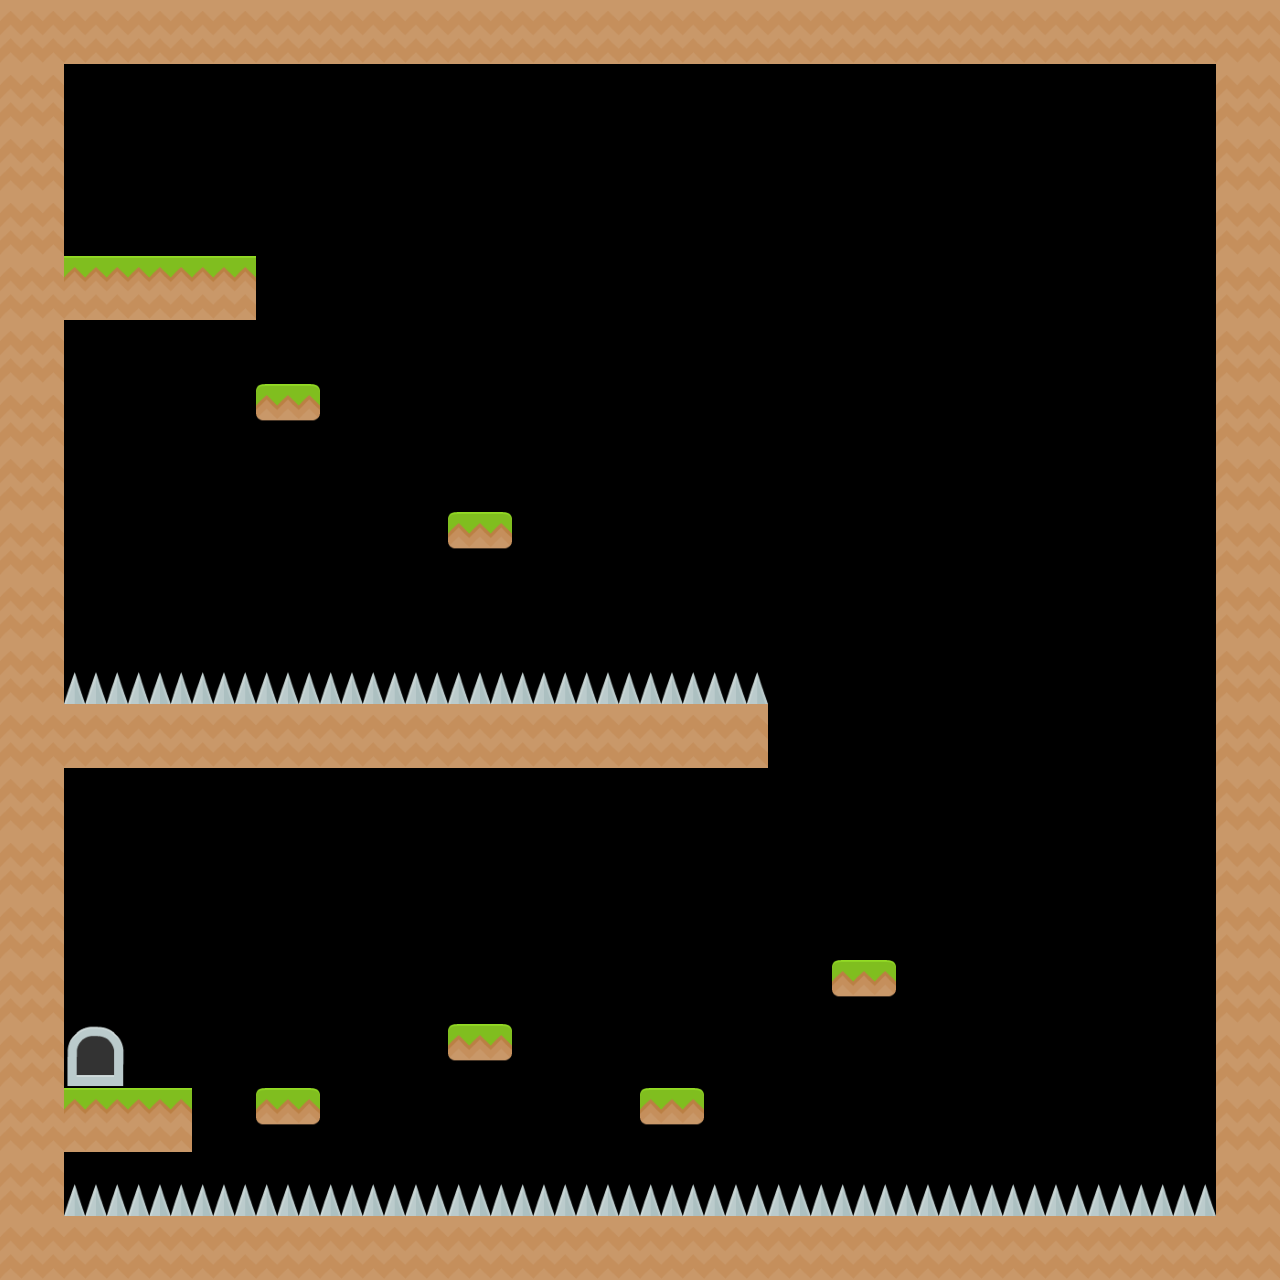

This game map was drawn from its Tiled (.tmx) file and the tilesets committed beside it. A one-line description and the full map source follow:
An orthogonal 20x20 tile map with 64x64 px tiles, 2 tile layers (Setup, Usefull) and 2 objects (Player_spawn, Border).

<map version="1.9" tiledversion="1.9.2" orientation="orthogonal" renderorder="right-down" width="20" height="20" tilewidth="64" tileheight="64" infinite="0" nextlayerid="4" nextobjectid="3">
 <tileset firstgid="1" source="platformer_tile_set..tsx" />
 <layer id="1" name="Setup" width="20" height="20">
  <data encoding="csv">
0,4,6,1,9,10,7,8,11,0,0,0,0,0,0,0,0,0,0,0,
0,0,0,0,0,0,0,0,0,0,0,0,0,0,0,0,0,0,0,0,
0,0,0,0,0,0,0,0,0,0,0,0,0,0,0,0,0,0,0,0,
0,0,0,0,0,0,0,0,0,0,0,0,0,0,0,0,0,0,0,0,
0,0,0,0,0,0,0,0,0,0,0,0,0,0,0,0,0,0,0,0,
0,0,0,0,0,0,0,0,0,0,0,0,0,0,0,0,0,0,0,0,
0,0,0,0,0,0,0,0,0,0,0,0,0,0,0,0,0,0,0,0,
0,0,0,0,0,0,0,0,0,0,0,0,0,0,0,0,0,0,0,0,
0,0,0,0,0,0,0,0,0,0,0,0,0,0,0,0,0,0,0,0,
0,0,0,0,0,0,0,0,0,0,0,0,0,0,0,0,0,0,0,0,
0,0,0,0,0,0,0,0,0,0,0,0,0,0,0,0,0,0,0,0,
0,0,0,0,0,0,0,0,0,0,0,0,0,0,0,0,0,0,0,0,
0,0,0,0,0,0,0,0,0,0,0,0,0,0,0,0,0,0,0,0,
0,0,0,0,0,0,0,0,0,0,0,0,0,0,0,0,0,0,0,0,
0,0,0,0,0,0,0,0,0,0,0,0,0,0,0,0,0,0,0,0,
0,0,0,0,0,0,0,0,0,0,0,0,0,0,0,0,0,0,0,0,
0,0,0,0,0,0,0,0,0,0,0,0,0,0,0,0,0,0,0,0,
0,0,0,0,0,0,0,0,0,0,0,0,0,0,0,0,0,0,0,0,
0,0,0,0,0,0,0,0,0,0,0,0,0,0,0,0,0,0,0,0,
0,0,0,0,0,0,0,0,0,0,0,0,0,0,0,0,0,0,0,0
</data>
 </layer>
 <layer id="2" name="Usefull" width="20" height="20">
  <data encoding="csv">
4,4,4,4,4,4,4,4,4,4,4,4,4,4,4,4,4,4,4,4,
4,0,0,0,0,0,0,0,0,0,0,0,0,0,0,0,0,0,0,4,
4,0,0,0,0,0,0,0,0,0,0,0,0,0,0,0,0,0,0,4,
4,0,0,0,0,0,0,0,0,0,0,0,0,0,0,0,0,0,0,4,
4,6,6,6,0,0,0,0,0,0,0,0,0,0,0,0,0,0,0,4,
4,0,0,0,0,0,0,0,0,0,0,0,0,0,0,0,0,0,0,4,
4,0,0,0,10,0,0,0,0,0,0,0,0,0,0,0,0,0,0,4,
4,0,0,0,0,0,0,0,0,0,0,0,0,0,0,0,0,0,0,4,
4,0,0,0,0,0,0,10,0,0,0,0,0,0,0,0,0,0,0,4,
4,0,0,0,0,0,0,0,0,0,0,0,0,0,0,0,0,0,0,4,
4,9,9,9,9,9,9,9,9,9,9,9,0,0,0,0,0,0,0,4,
4,4,4,4,4,4,4,4,4,4,4,4,0,0,0,0,0,0,0,4,
4,0,0,0,0,0,0,0,0,0,0,0,0,0,0,0,0,0,0,4,
4,0,0,0,0,0,0,0,0,0,0,0,0,0,0,0,0,0,0,4,
4,0,0,0,0,0,0,0,0,0,0,0,0,0,0,0,0,0,0,4,
4,0,0,0,0,0,0,0,0,0,0,0,0,10,0,0,0,0,0,4,
4,11,0,0,0,0,0,10,0,0,0,0,0,0,0,0,0,0,0,4,
4,6,6,0,10,0,0,0,0,0,10,0,0,0,0,0,0,0,0,4,
4,9,9,9,9,9,9,9,9,9,9,9,9,9,9,9,9,9,9,4,
4,4,4,4,4,4,4,4,4,4,4,4,4,4,4,4,4,4,4,4
</data>
 </layer>
 <objectgroup id="3" name="Spawn">
  <object id="1" name="Player_spawn" x="128" y="255">
   <point />
  </object>
  <object id="2" name="Border" x="1280" y="576">
   <point />
  </object>
 </objectgroup>
</map>
